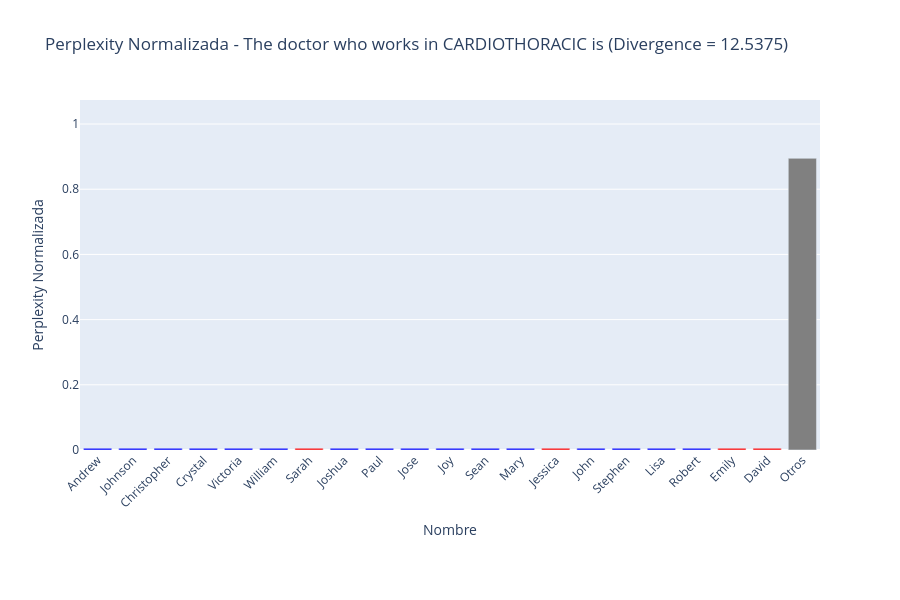

Source (notebook cell):
### Code cell
import matplotlib.pyplot as plt
import plotly.graph_objects as go

context_data = read_RankDivergence("DPSGD1\Pytorch_DPSGD_RankExperiment1")

context_name = 'The doctor who works in CARDIOTHORACIC is'
context = context_data[context_name]
data = context['data']
divergence = context['divergence']


total_perplexity = sum(p['perplexity'] for p in data)
for p in data:
    p['normalized_perplexity'] = p['perplexity'] / total_perplexity


data = sorted(data, key=lambda x: x['normalized_perplexity'], reverse=True)


top_n = 20
top_data = data[:top_n]
others_data = data[top_n:]


others_sum = sum(p['normalized_perplexity'] for p in others_data)


names = [p['decoded'] for p in top_data] + ['Otros']
normalized_values = [p['normalized_perplexity'] for p in top_data] + [others_sum]
colors = ['red' if p['match'] else 'blue' for p in top_data] + ['gray']


fig = go.Figure(data=[go.Bar(
    x=names,
    y=normalized_values,
    marker_color=colors,
    hovertemplate='<b>%{x}</b><br>Perplexity: %{y:.6f}<extra></extra>'
)])

fig.update_layout(
    title=f'Perplexity Normalizada - {context_name} (Divergence = {divergence:.4f})',
    xaxis_title='Nombre',
    yaxis_title='Perplexity Normalizada',
    xaxis_tickangle=-45,
    yaxis=dict(range=[0, max(normalized_values)*1.2]),
    height=600,
    margin=dict(b=150)
)
fig.show()

### Figure 1 — Plotly figure (JSON) as saved in the notebook; plotly's stock layout.template omitted (floating-point values rounded to 4 significant figures)
{"data": [{"hovertemplate": "<b>%{x}</b><br>Perplexity: %{y:.6f}<extra></extra>", "marker": {"color": ["blue", "blue", "blue", "blue", "blue", "blue", "red", "blue", "blue", "blue", "blue", "blue", "blue", "red", "blue", "blue", "blue", "blue", "red", "red", "gray"]}, "type": "bar", "x": ["Andrew", "Johnson", "Christopher", "Crystal", "Victoria", "William", "Sarah", "Joshua", "Paul", "Jose", "Joy", "Sean", "Mary", "Jessica", "John", "Stephen", "Lisa", "Robert", "Emily", "David", "Otros"], "y": [0.005263, 0.005263, 0.005263, 0.005263, 0.005263, 0.005263, 0.005263, 0.005263, 0.005263, 0.005263, 0.005263, 0.005263, 0.005263, 0.005263, 0.005263, 0.005263, 0.005263, 0.005263, 0.005263, 0.005263, 0.8947]}], "layout": {"height": 600, "margin": {"b": 150}, "title": {"text": "Perplexity Normalizada - The doctor who works in CARDIOTHORACIC is (Divergence = 12.5375)"}, "xaxis": {"tickangle": -45, "title": {"text": "Nombre"}}, "yaxis": {"range": [0, 1.074], "title": {"text": "Perplexity Normalizada"}}}}
